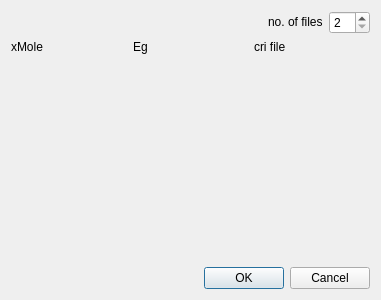
<?xml version="1.0" encoding="UTF-8"?>
<ui version="4.0">
 <class>Dialog</class>
 <widget class="QDialog" name="Dialog">
  <property name="geometry">
   <rect>
    <x>0</x>
    <y>0</y>
    <width>381</width>
    <height>300</height>
   </rect>
  </property>
  <property name="windowTitle">
   <string>Dialog</string>
  </property>
  <layout class="QVBoxLayout" name="verticalLayout">
   <item>
    <layout class="QHBoxLayout" name="horizontalLayout">
     <item>
      <spacer name="horizontalSpacer">
       <property name="orientation">
        <enum>Qt::Horizontal</enum>
       </property>
       <property name="sizeHint" stdset="0">
        <size>
         <width>40</width>
         <height>20</height>
        </size>
       </property>
      </spacer>
     </item>
     <item>
      <widget class="QLabel" name="label_3">
       <property name="sizePolicy">
        <sizepolicy hsizetype="Preferred" vsizetype="Fixed">
         <horstretch>0</horstretch>
         <verstretch>0</verstretch>
        </sizepolicy>
       </property>
       <property name="text">
        <string>no. of files</string>
       </property>
      </widget>
     </item>
     <item>
      <widget class="QSpinBox" name="fileNumberSB">
       <property name="minimum">
        <number>2</number>
       </property>
       <property name="maximum">
        <number>20</number>
       </property>
       <property name="value">
        <number>2</number>
       </property>
      </widget>
     </item>
    </layout>
   </item>
   <item>
    <layout class="QGridLayout" name="fileLayout">
     <item row="0" column="0">
      <widget class="QLabel" name="label_2">
       <property name="text">
        <string>xMole</string>
       </property>
      </widget>
     </item>
     <item row="0" column="2">
      <widget class="QLabel" name="label">
       <property name="text">
        <string>cri file</string>
       </property>
      </widget>
     </item>
     <item row="0" column="1">
      <widget class="QLabel" name="label_4">
       <property name="text">
        <string>Eg</string>
       </property>
      </widget>
     </item>
    </layout>
   </item>
   <item>
    <spacer name="verticalSpacer">
     <property name="orientation">
      <enum>Qt::Vertical</enum>
     </property>
     <property name="sizeHint" stdset="0">
      <size>
       <width>20</width>
       <height>40</height>
      </size>
     </property>
    </spacer>
   </item>
   <item>
    <widget class="QDialogButtonBox" name="buttonBox">
     <property name="orientation">
      <enum>Qt::Horizontal</enum>
     </property>
     <property name="standardButtons">
      <set>QDialogButtonBox::Cancel|QDialogButtonBox::Ok</set>
     </property>
    </widget>
   </item>
  </layout>
 </widget>
 <resources/>
 <connections>
  <connection>
   <sender>buttonBox</sender>
   <signal>accepted()</signal>
   <receiver>Dialog</receiver>
   <slot>accept()</slot>
   <hints>
    <hint type="sourcelabel">
     <x>227</x>
     <y>282</y>
    </hint>
    <hint type="destinationlabel">
     <x>157</x>
     <y>274</y>
    </hint>
   </hints>
  </connection>
  <connection>
   <sender>buttonBox</sender>
   <signal>rejected()</signal>
   <receiver>Dialog</receiver>
   <slot>reject()</slot>
   <hints>
    <hint type="sourcelabel">
     <x>295</x>
     <y>288</y>
    </hint>
    <hint type="destinationlabel">
     <x>286</x>
     <y>274</y>
    </hint>
   </hints>
  </connection>
 </connections>
</ui>
